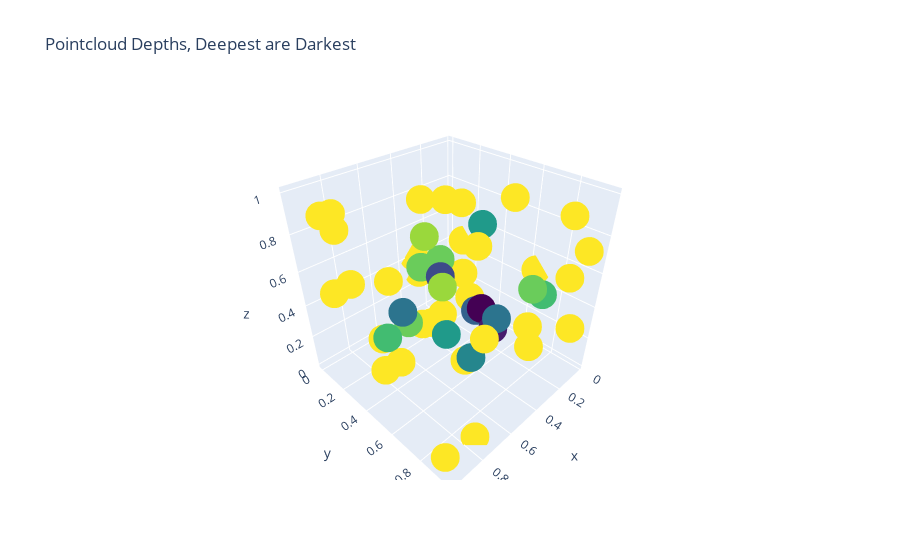

Source (notebook cell):
### Markdown cell above
Well, looking at the 5 deepest points is interesting, but it's a lot more meaningful visually.

### Code cell
fig = bd.plot_depths(invert_colors=True, return_plot=True, title='Pointcloud Depths, Deepest are Darkest')
fig.update_layout(width=750, height=750)
fig.write_image('ex3_colored.pdf')
fig.show()
